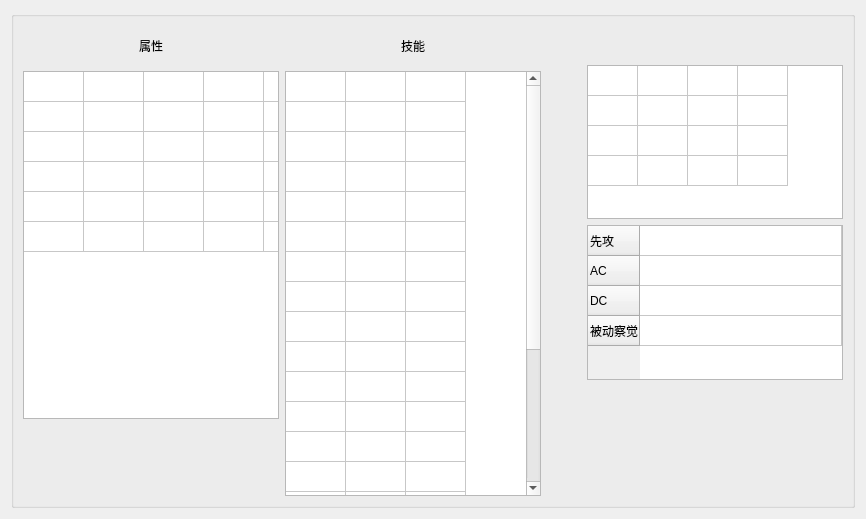
     <widget class="QWidget" name="mainTab">
      <attribute name="title">
       <string>主要</string>
      </attribute>
      <layout class="QHBoxLayout" name="horizontalLayout_9">
       <item>
        <widget class="QGroupBox" name="groupBox">
         <property name="title">
          <string/>
         </property>
         <layout class="QHBoxLayout" name="horizontalLayout_12" stretch="1,1,0,1">
          <item>
           <layout class="QVBoxLayout" name="verticalLayout_8" stretch="1,9,2">
            <item>
             <layout class="QHBoxLayout" name="horizontalLayout_10">
              <item>
               <spacer name="horizontalSpacer_16">
                <property name="orientation">
                 <enum>Qt::Horizontal</enum>
                </property>
                <property name="sizeHint" stdset="0">
                 <size>
                  <width>40</width>
                  <height>20</height>
                 </size>
                </property>
               </spacer>
              </item>
              <item>
               <widget class="QLabel" name="label_2">
                <property name="text">
                 <string>属性</string>
                </property>
               </widget>
              </item>
              <item>
               <spacer name="horizontalSpacer_11">
                <property name="orientation">
                 <enum>Qt::Horizontal</enum>
                </property>
                <property name="sizeHint" stdset="0">
                 <size>
                  <width>40</width>
                  <height>20</height>
                 </size>
                </property>
               </spacer>
              </item>
             </layout>
            </item>
            <item>
             <widget class="QTableWidget" name="abilityTable">
              <property name="minimumSize">
               <size>
                <width>0</width>
                <height>210</height>
               </size>
              </property>
              <property name="verticalScrollBarPolicy">
               <enum>Qt::ScrollBarAlwaysOff</enum>
              </property>
              <property name="horizontalScrollBarPolicy">
               <enum>Qt::ScrollBarAlwaysOff</enum>
              </property>
              <property name="rowCount">
               <number>6</number>
              </property>
              <property name="columnCount">
               <number>5</number>
              </property>
              <attribute name="horizontalHeaderVisible">
               <bool>false</bool>
              </attribute>
              <attribute name="horizontalHeaderMinimumSectionSize">
               <number>0</number>
              </attribute>
              <attribute name="horizontalHeaderDefaultSectionSize">
               <number>60</number>
              </attribute>
              <attribute name="horizontalHeaderStretchLastSection">
               <bool>true</bool>
              </attribute>
              <attribute name="verticalHeaderVisible">
               <bool>false</bool>
              </attribute>
              <attribute name="verticalHeaderDefaultSectionSize">
               <number>30</number>
              </attribute>
              <row/>
              <row/>
              <row/>
              <row/>
              <row/>
              <row/>
              <column>
               <property name="text">
                <string>熟练</string>
               </property>
              </column>
              <column>
               <property name="text">
                <string/>
               </property>
              </column>
              <column>
               <property name="text">
                <string>基本值</string>
               </property>
              </column>
              <column>
               <property name="text">
                <string>调整值</string>
               </property>
              </column>
              <column>
               <property name="text">
                <string>豁免</string>
               </property>
              </column>
             </widget>
            </item>
            <item>
             <spacer name="verticalSpacer_3">
              <property name="orientation">
               <enum>Qt::Vertical</enum>
              </property>
              <property name="sizeHint" stdset="0">
               <size>
                <width>20</width>
                <height>40</height>
               </size>
              </property>
             </spacer>
            </item>
           </layout>
          </item>
          <item>
           <layout class="QVBoxLayout" name="verticalLayout_12" stretch="1,11">
            <item>
             <layout class="QHBoxLayout" name="horizontalLayout_11">
              <item>
               <spacer name="horizontalSpacer_17">
                <property name="orientation">
                 <enum>Qt::Horizontal</enum>
                </property>
                <property name="sizeHint" stdset="0">
                 <size>
                  <width>40</width>
                  <height>20</height>
                 </size>
                </property>
               </spacer>
              </item>
              <item>
               <widget class="QLabel" name="label_4">
                <property name="text">
                 <string>技能</string>
                </property>
               </widget>
              </item>
              <item>
               <spacer name="horizontalSpacer_15">
                <property name="orientation">
                 <enum>Qt::Horizontal</enum>
                </property>
                <property name="sizeHint" stdset="0">
                 <size>
                  <width>40</width>
                  <height>20</height>
                 </size>
                </property>
               </spacer>
              </item>
             </layout>
            </item>
            <item>
             <widget class="QTableWidget" name="skillTable">
              <property name="minimumSize">
               <size>
                <width>0</width>
                <height>360</height>
               </size>
              </property>
              <property name="verticalScrollBarPolicy">
               <enum>Qt::ScrollBarAsNeeded</enum>
              </property>
              <property name="horizontalScrollBarPolicy">
               <enum>Qt::ScrollBarAlwaysOff</enum>
              </property>
              <property name="rowCount">
               <number>21</number>
              </property>
              <property name="columnCount">
               <number>3</number>
              </property>
              <attribute name="horizontalHeaderVisible">
               <bool>false</bool>
              </attribute>
              <attribute name="horizontalHeaderDefaultSectionSize">
               <number>60</number>
              </attribute>
              <attribute name="verticalHeaderVisible">
               <bool>false</bool>
              </attribute>
              <attribute name="verticalHeaderDefaultSectionSize">
               <number>30</number>
              </attribute>
              <row/>
              <row/>
              <row/>
              <row/>
              <row/>
              <row/>
              <row/>
              <row/>
              <row/>
              <row/>
              <row/>
              <row/>
              <row/>
              <row/>
              <row/>
              <row/>
              <row/>
              <row/>
              <row/>
              <row/>
              <row/>
              <column>
               <property name="text">
                <string>熟练</string>
               </property>
              </column>
              <column>
               <property name="text">
                <string/>
               </property>
              </column>
              <column>
               <property name="text">
                <string>修正值</string>
               </property>
              </column>
             </widget>
            </item>
           </layout>
          </item>
          <item>
           <spacer name="horizontalSpacer_14">
            <property name="orientation">
             <enum>Qt::Horizontal</enum>
            </property>
            <property name="sizeHint" stdset="0">
             <size>
              <width>40</width>
              <height>20</height>
             </size>
            </property>
           </spacer>
          </item>
          <item>
           <layout class="QVBoxLayout" name="verticalLayout_6" stretch="1,4,4,3">
            <item>
             <spacer name="verticalSpacer_7">
              <property name="orientation">
               <enum>Qt::Vertical</enum>
              </property>
              <property name="sizeHint" stdset="0">
               <size>
                <width>20</width>
                <height>40</height>
               </size>
              </property>
             </spacer>
            </item>
            <item>
             <widget class="QTableWidget" name="hpTable">
              <property name="verticalScrollBarPolicy">
               <enum>Qt::ScrollBarAlwaysOff</enum>
              </property>
              <property name="horizontalScrollBarPolicy">
               <enum>Qt::ScrollBarAlwaysOff</enum>
              </property>
              <property name="rowCount">
               <number>4</number>
              </property>
              <property name="columnCount">
               <number>4</number>
              </property>
              <attribute name="horizontalHeaderVisible">
               <bool>false</bool>
              </attribute>
              <attribute name="horizontalHeaderDefaultSectionSize">
               <number>50</number>
              </attribute>
              <attribute name="verticalHeaderVisible">
               <bool>false</bool>
              </attribute>
              <row/>
              <row/>
              <row/>
              <row/>
              <column/>
              <column/>
              <column/>
              <column/>
             </widget>
            </item>
            <item>
             <widget class="QTableWidget" name="combatTable">
              <property name="minimumSize">
               <size>
                <width>0</width>
                <height>130</height>
               </size>
              </property>
              <property name="rowCount">
               <number>4</number>
              </property>
              <property name="columnCount">
               <number>1</number>
              </property>
              <attribute name="horizontalHeaderVisible">
               <bool>false</bool>
              </attribute>
              <attribute name="horizontalHeaderDefaultSectionSize">
               <number>31</number>
              </attribute>
              <attribute name="horizontalHeaderStretchLastSection">
               <bool>true</bool>
              </attribute>
              <attribute name="verticalHeaderDefaultSectionSize">
               <number>30</number>
              </attribute>
              <row>
               <property name="text">
                <string>先攻</string>
               </property>
              </row>
              <row>
               <property name="text">
                <string>AC</string>
               </property>
              </row>
              <row>
               <property name="text">
                <string>DC</string>
               </property>
              </row>
              <row>
               <property name="text">
                <string>被动察觉</string>
               </property>
              </row>
              <column/>
             </widget>
            </item>
            <item>
             <spacer name="verticalSpacer_4">
              <property name="orientation">
               <enum>Qt::Vertical</enum>
              </property>
              <property name="sizeHint" stdset="0">
               <size>
                <width>20</width>
                <height>40</height>
               </size>
              </property>
             </spacer>
            </item>
           </layout>
          </item>
         </layout>
        </widget>
       </item>
      </layout>
     </widget>
